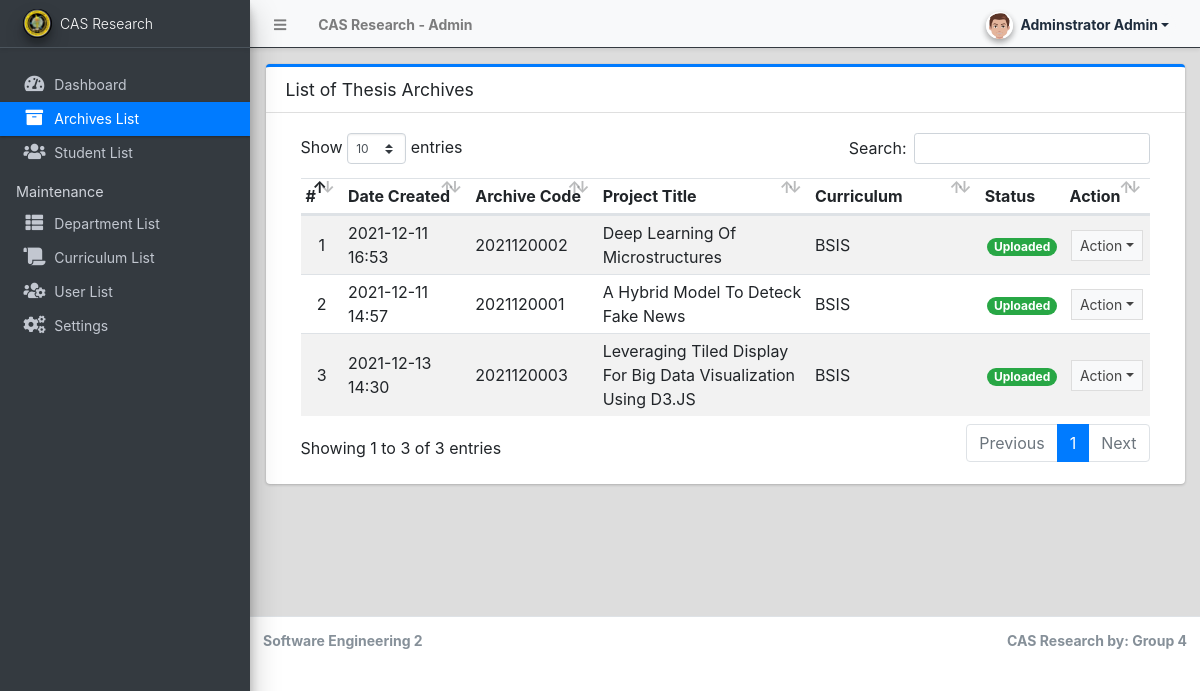
The app's page /admin/?page=archives (signed in) with its own data.
### tables this page shows
CREATE TABLE `archive_list` (
  `id` int(30) NOT NULL,
  `archive_code` varchar(100) NOT NULL,
  `curriculum_id` int(30) NOT NULL,
  `year` year(4) NOT NULL,
  `title` text NOT NULL,
  `abstract` text NOT NULL,
  `members` text NOT NULL,
  `banner_path` text NOT NULL,
  `document_path` text NOT NULL,
  `status` tinyint(1) NOT NULL DEFAULT 0,
  `student_id` int(30) DEFAULT NULL,
  `date_created` datetime NOT NULL DEFAULT current_timestamp(),
  `date_updated` datetime DEFAULT NULL ON UPDATE current_timestamp()
);

### config.php (called while the page is built, shortened)
<?php
require_once('classes/DBConnection.php');
require_once('classes/SystemSettings.php');
function validate_image($file)
{
    if (!empty($file)) {
        $ex = explode('?', $file);
        $file = $ex[0];
        $param = isset($ex[1]) ? '?' . $ex[1] : '';
        if (is_file(base_app . $file)) {
            return base_url . $file . $param;
        } else {
            return base_url . 'dist/img/no-image-available.png';
        }
    } else {
        return base_url . 'dist/img/no-image-available.png';
    }
}
function isMobileDevice()
{
    $aMobileUA = array(
        '/iphone/i' => 'iPhone',
        '/ipod/i' => 'iPod',
        '/ipad/i' => 'iPad',
        '/android/i' => 'Android',
        '/blackberry/i' => 'BlackBerry',
        '/webos/i' => 'Mobile'
    );
    return false;
}
?>

### classes/DBConnection.php (called while the page is built, shortened)
<?php
class DBConnection
{
    private $host = DB_SERVER;
    private $username = DB_USERNAME;
    private $password = DB_PASSWORD;
    private $database = DB_NAME;
    public $conn;
    public function __construct()
    {
        if (!isset($this->conn)) {
            $this->conn = new mysqli($this->host, $this->username, $this->password, $this->database);
        }
    }
}

### classes/SystemSettings.php (called while the page is built, shortened)
<?php
class SystemSettings extends DBConnection{
	function userdata($field = ''){
		if(!empty($field)){
			if(isset($_SESSION['userdata'][$field]))
				return $_SESSION['userdata'][$field];
			else
				return null;
		}else{
			return false;
		}
	}
	function info($field=''){
		if(!empty($field)){
			if(isset($_SESSION['system_info'][$field]))
				return $_SESSION['system_info'][$field];
			else
				return false;
		}else{
			return false;
		}
	}
}
$_settings = new SystemSettings();
?>

### admin/archives/index.php (the view, shortened to what this page needs)
<div class="card card-outline card-primary">
	<div class="card-header">
		<h3 class="card-title">List of Thesis Archives</h3>
	</div>
	<div class="card-body">
		<div class="container-fluid">
			<div class="container-fluid">
				<table class="table table-hover table-striped">
					<colgroup>
						<col width="5%">
						<col width="15%">
						<col width="15%">
						<col width="25%">
						<col width="20%">
						<col width="10%">
						<col width="10%">
					</colgroup>
					<thead>
						<tr>
							<th>#</th>
							<th>Date Created</th>
							<th>Archive Code</th>
							<th>Project Title</th>
							<th>Curriculum</th>
							<th>Status</th>
							<th>Action</th>
						</tr>
					</thead>
					<tbody>
						<?php
						$i = 1;
						$curriculum = $conn->query("SELECT * FROM curriculum_list where id in (SELECT curriculum_id from `archive_list`)");
						$cur_arr = array_column($curriculum->fetch_all(MYSQLI_ASSOC), 'name', 'id');
						$qry = $conn->query("SELECT * from `archive_list` order by `year` desc, `title` desc ");
						while ($row = $qry->fetch_assoc()):
							?>
							<tr>
								<td class="text-center">
									<?php echo $i++; ?>
								</td>
								<td class="">
									<?php echo date("Y-m-d H:i", strtotime($row['date_created'])) ?>
								</td>
								<td>
									<?php echo ($row['archive_code']) ?>
								</td>
								<td>
									<?php echo ucwords($row['title']) ?>
								</td>
								<td>
									<?php echo $cur_arr[$row['curriculum_id']] ?>
								</td>
								<td class="text-center">
									<?php
									switch ($row['status']) {
										case '1':
											echo "<span class='badge badge-success badge-pill'>Uploaded</span>";
											break;
									}
									?>
								</td>
								<td align="center">
									<button type="button"
										class="btn btn-flat btn-default btn-sm dropdown-toggle dropdown-icon"
										data-toggle="dropdown">
										Action
									</button>
								</td>
							</tr>
						<?php endwhile; ?>
					</tbody>
				</table>
			</div>
		</div>
	</div>
</div>

### admin/index.php (shortened to what this page needs)
<?php require_once('../config.php'); ?>
 <!DOCTYPE html>
<html lang="en" class="" style="height: auto;">
<?php require_once('inc/header.php') ?>
  <body class="sidebar-mini layout-fixed control-sidebar-slide-open layout-navbar-fixed sidebar-mini-md sidebar-mini-xs" data-new-gr-c-s-check-loaded="14.991.0" data-gr-ext-installed="" style="height: auto;">
    <div class="wrapper">
     <?php require_once('inc/topBarNav.php') ?>
     <?php require_once('inc/navigation.php') ?>
     <?php $page = isset($_GET['page']) ? $_GET['page'] : 'home';  ?>
      <div class="content-wrapper pt-3" style="min-height: 567.854px;">
        <section class="content ">
          <div class="container-fluid">
            <?php
              if(!file_exists($page.".php") && !is_dir($page)){
                  include '404.html';
              }else{
                if(is_dir($page))
                  include $page.'/index.php';
                else
                  include $page.'.php';
              }
            ?>
          </div>
        </section>
      </div>
      <?php require_once('inc/footer.php') ?>
  </body>
</html>

### admin/inc/header.php (shortened to what this page needs)
<head>
    <link rel="stylesheet" href="<?php echo base_url ?>plugins/fontawesome-free/css/all.min.css">
    <link rel="stylesheet" href="<?php echo base_url ?>plugins/tempusdominus-bootstrap-4/css/tempusdominus-bootstrap-4.min.css">
  <link rel="stylesheet" href="<?php echo base_url ?>plugins/datatables-bs4/css/dataTables.bootstrap4.min.css">
  <link rel="stylesheet" href="<?php echo base_url ?>plugins/datatables-responsive/css/responsive.bootstrap4.min.css">
  <link rel="stylesheet" href="<?php echo base_url ?>plugins/datatables-buttons/css/buttons.bootstrap4.min.css">
  <link rel="stylesheet" href="<?php echo base_url ?>plugins/select2/css/select2.min.css">
  <link rel="stylesheet" href="<?php echo base_url ?>plugins/select2-bootstrap4-theme/select2-bootstrap4.min.css">
    <link rel="stylesheet" href="<?php echo base_url ?>plugins/icheck-bootstrap/icheck-bootstrap.min.css">
    <link rel="stylesheet" href="<?php echo base_url ?>plugins/jqvmap/jqvmap.min.css">
    <link rel="stylesheet" href="<?php echo base_url ?>dist/css/adminlte.css">
    <link rel="stylesheet" href="<?php echo base_url ?>dist/css/custom.css">
    <link rel="stylesheet" href="<?php echo base_url ?>plugins/overlayScrollbars/css/OverlayScrollbars.min.css">
    <link rel="stylesheet" href="<?php echo base_url ?>plugins/daterangepicker/daterangepicker.css">
    <link rel="stylesheet" href="<?php echo base_url ?>plugins/summernote/summernote-bs4.min.css">
  <link rel="stylesheet" href="<?php echo base_url ?>plugins/sweetalert2-theme-bootstrap-4/bootstrap-4.min.css">
  </head>

### admin/inc/topBarNav.php (shortened to what this page needs)
<nav class="main-header navbar navbar-expand navbar-light border  border-dark border-top-0  border-left-0 border-right-0 navbar-light text-sm shadow-sm">
  <ul class="navbar-nav">
    <li class="nav-item">
    <a class="nav-link" data-widget="pushmenu" href="#" role="button"><i class="fas fa-bars"></i></a>
    </li>
    <li class="nav-item d-none d-sm-inline-block">
      <a href="<?php echo base_url ?>" class="nav-link"><b><?php echo (!isMobileDevice()) ? $_settings->info('name'):$_settings->info('short_name'); ?> - Admin</b></a>
    </li>
  </ul>
  <ul class="navbar-nav ml-auto">
    <li class="nav-item">
      <div class="btn-group nav-link">
            <button type="button" class="btn btn-rounded badge badge-light dropdown-toggle dropdown-icon" data-toggle="dropdown">
              <span><img src="<?php echo validate_image($_settings->userdata('avatar')) ?>" class="img-circle elevation-2 user-img" alt="User Image"></span>
              <span class="ml-3"><?php echo ucwords($_settings->userdata('firstname').' '.$_settings->userdata('lastname')) ?></span>
            </button>
        </div>
    </li>
  </ul>
</nav>

### admin/inc/navigation.php (shortened to what this page needs)
<aside class="main-sidebar sidebar-dark-primary elevation-4 sidebar-no-expand bg-dark">
  <a href="<?php echo base_url ?>admin" class="brand-link bg-transparent text-sm shadow-sm">
  <img src="<?php echo validate_image($_settings->info('logo'))?>" alt="Store Logo" class="brand-image img-circle elevation-3 bg-black" style="width: 1.8rem;height: 1.8rem;max-height: unset;object-fit:scale-down;object-position:center center">
  <span class="brand-text font-weight-light"><?php echo $_settings->info('short_name') ?></span>
  </a>
  <div class="sidebar os-host os-theme-light os-host-overflow os-host-overflow-y os-host-resize-disabled os-host-transition os-host-scrollbar-horizontal-hidden">
    <div class="os-content-glue" style="margin: 0px -8px; width: 249px; height: 646px;"></div>
    <div class="os-padding">
      <div class="os-viewport os-viewport-native-scrollbars-invisible" style="overflow-y: scroll;">
        <div class="os-content" style="padding: 0px 8px; height: 100%; width: 100%;">
          <nav class="mt-4">
             <ul class="nav nav-pills nav-sidebar flex-column text-sm nav-compact nav-flat nav-child-indent nav-collapse-hide-child" data-widget="treeview" role="menu" data-accordion="false">
              <li class="nav-item dropdown">
                <a href="./" class="nav-link nav-home">
                  <i class="nav-icon fas fa-tachometer-alt"></i>
                  <p>
                    Dashboard
                  </p>
                </a>
              </li>
              <li class="nav-item">
                <a href="<?php echo base_url ?>admin/?page=archives" class="nav-link nav-archives">
                  <i class="nav-icon fas fa-archive"></i>
                  <p>
                    Archives List
                  </p>
                </a>
              </li>
              <li class="nav-item">
                <a href="<?php echo base_url ?>admin/?page=students" class="nav-link nav-students">
                  <i class="nav-icon fas fa-users"></i>
                  <p>
                    Student List
                  </p>
                </a>
              </li>
              <li class="nav-header">Maintenance</li>
              <li class="nav-item dropdown">
                <a href="<?php echo base_url ?>admin/?page=departments" class="nav-link nav-departments">
                  <i class="nav-icon fas fa-th-list"></i>
                  <p>
                    Department List
                  </p>
                </a>
              </li>
              <li class="nav-item dropdown">
                <a href="<?php echo base_url ?>admin/?page=curriculum" class="nav-link nav-curriculum">
                  <i class="nav-icon fas fa-scroll"></i>
                  <p>
                    Curriculum List
                  </p>
                </a>
              </li>
              <li class="nav-item dropdown">
                <a href="<?php echo base_url ?>admin/?page=user/list" class="nav-link nav-user_list">
                  <i class="nav-icon fas fa-users-cog"></i>
                  <p>
                    User List
                  </p>
                </a>
              </li>
              <li class="nav-item dropdown">
                <a href="<?php echo base_url ?>admin/?page=system_info" class="nav-link nav-system_info">
                  <i class="nav-icon fas fa-cogs"></i>
                  <p>
                    Settings
                  </p>
                </a>
              </li>
            </ul>
          </nav>
        </div>
      </div>
    </div>
  </div>
</aside>

### admin/inc/footer.php (shortened to what this page needs)
<footer class="main-footer text-sm">
        <strong>Software Engineering 2
        </strong>
        <div class="float-right d-none d-sm-inline-block">
          <b><?php echo $_settings->info('short_name') ?> by: Group 4</b>
        </div>
      </footer>
    </div>

### admin/inc/topBarNav.php (style rules this page uses)
.user-img { position: absolute; height: 27px; width: 27px; object-fit: cover; left: -7%; top: -12%; }
.btn-rounded { border-radius: 50px; }

### records on screen
archive_list: date_created "2021-12-11 16:53", archive_code "2021120002", title "Deep Learning Of Microstructures", curriculum "BSIS", status "Uploaded"
archive_list: date_created "2021-12-11 14:57", archive_code "2021120001", title "A Hybrid Model To Deteck Fake News", curriculum "BSIS", status "Uploaded"
archive_list: date_created "2021-12-13 14:30", archive_code "2021120003", title "Leveraging Tiled Display For Big Data Visualization Using D3.JS", curriculum "BSIS", status "Uploaded"

### other values on screen
$_settings->info('name') "CAS Research"
$_settings->userdata('firstname').' '.$_settings->userdata('lastname') "Adminstrator Admin"
$_settings->info('short_name') "CAS Research"
